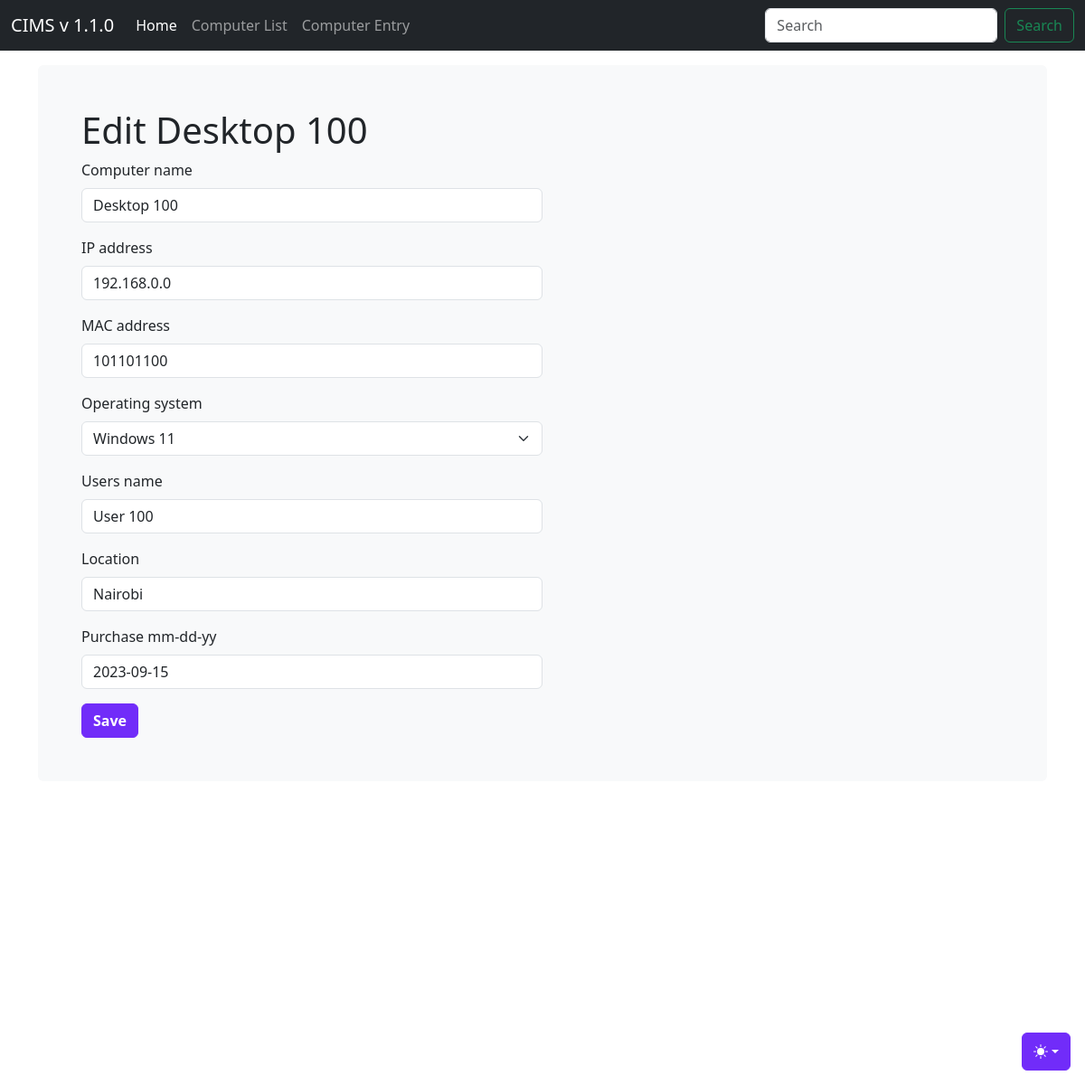
Screenshot of /computer_list/3/ with the database file from the repository.
### djangoapp/models.py (models this page shows)
class Computer(models.Model):
    computer_name = models.CharField(max_length=30, blank=True, null=True)
    IP_address = models.CharField(max_length=30)
    MAC_address = models.CharField(max_length=30)
    timestamp = models.DateField(auto_now_add = True, auto_now = False, blank=True)
    os_choice = (
            ('Mac OS', 'Mac OS'),
            ('Windows 11', 'Windows 11'),
            ('Windows 10', 'Windows 10'),
            ('Windows 8', 'Windows 8'),
            ('Linux', 'Linux'),
        )
    operating_system = models.CharField(max_length=30, blank=True, null=True, choices=os_choice)
    users_name = models.CharField(max_length=30, blank=True, null=True)
    location = models.CharField(max_length=30)
    purchase_date = models.DateField("Purchase mm-dd-yy",auto_now_add = False, auto_now = False, blank=True, null=True)

### djangoapp/views.py (the view)
# urls.py: path('computer_list/<int:id>/', computer_edit, name='computer_edit'),
def computer_edit(request, id=None):
    instance = get_object_or_404(Computer, id=id)
    form = ComputerForm(request.POST or None, instance=instance)
    if form.is_valid():
        instance = form.save(commit=False)
        instance.save()
        return redirect('/computer_list')
    context = {
        "title": 'Edit ' + str(instance.computer_name),
        "instance": instance,
        "form": form,
    }
    return render(request, "computer_entry.html", context)

### djangoapp/forms.py (shortened to what this page needs)
class ComputerForm(forms.ModelForm):
    class Meta:
        model = Computer
        fields = ['computer_name', 'IP_address', 'MAC_address', 'operating_system', 'users_name', 'location', 'purchase_date']
        widgets = {
            'purchase_date': forms.DateInput(attrs={'class': 'dateinput'}),
        }

### djangoapp/templates/computer_entry.html (shortened to what this page needs)
{% load static %}
{% load bootstrap5 %}
<!doctype html>
<html lang="en" data-bs-theme="auto">
  <head><script src="{% static 'js/color-modes.js' %}"></script>
    <link rel="stylesheet" href="https://cdn.jsdelivr.net/npm/@docsearch/css@3">
<link href="{% static 'css/bootstrap.min.css' %}" rel="stylesheet">
    <link href="{% static 'css/stylesheet.css' %}" rel="stylesheet">
    <link href="{% static 'css/navbar-fixed.css' %}" rel="stylesheet">
    <link href="{% static 'js/jquery-ui-1.13.2/jquery-ui.min.css' %}" rel="stylesheet">
    <link href="{% static 'js/jquery-ui-1.13.2/jquery-ui.structure.min.css' %}" rel="stylesheet">
    <link href="{% static 'js/jquery-ui-1.13.2/jquery-ui.theme.min.css' %}" rel="stylesheet">
  </head>
  <body>
    <div class="dropdown position-fixed bottom-0 end-0 mb-3 me-3 bd-mode-toggle">
      <button class="btn btn-bd-primary py-2 dropdown-toggle d-flex align-items-center"
              id="bd-theme"
              type="button"
              aria-expanded="false"
              data-bs-toggle="dropdown"
              aria-label="Toggle theme (auto)">
        <svg class="bi my-1 theme-icon-active" width="1em" height="1em"><use href="#circle-half"></use></svg>
      </button>
    </div>
    {% include 'navbar.html' %}
<main class="container">
  <div class="bg-body-tertiary p-5 rounded">
      <h1> {{ title }}</h1>
      <div class="row">
          <form method="post" action="" class="pr-4">
              {% for field in form %}
              <div class="col-sm-6 form-group">
                {% bootstrap_field field %}
              </div>
              {% endfor %}
              <input class="btn btn-bd-primary" type="submit" value="Save" />
          </form>
      </div>
  </div>
</main>
</body>
</html>

### djangoapp/static/css/navbar-fixed.css (style rules this page uses)
body { min-height: 75rem; padding-top: 4.5rem; }

### djangoapp/templates/computer_entry.html (style rules this page uses)
.bi { vertical-align: -.125em; fill: currentColor; }
.btn-bd-primary { --bd-violet-bg: #712cf9; --bd-violet-rgb: 112.520718, 44.062154, 249.437846; --bs-btn-font-weight: 600; --bs-btn-color: var(--bs-white); --bs-btn-bg: var(--bd-violet-bg); --bs-btn-border-color: var(--bd-violet-bg); --bs-btn-hover-color: var(--bs-white); --bs-btn-hover-bg: #6528e0; --bs-btn-hover-border-color: #6528e0; --bs-btn-focus-shadow-rgb: var(--bd-violet-rgb); --bs-btn-active-color: var(--bs-btn-hover-color); --bs-btn-active-bg: #5a23c8; --bs-btn-active-border-color: #5a23c8; }
.bd-mode-toggle { z-index: 1500; }

### rows the page displays
Computer: computer_name "Desktop 100" "192.168.0.0" "101101100" "Windows 11" "User 100" "Nairobi" "2023-09-15"

### other values shown
{{ title }} "Edit Desktop 100"
